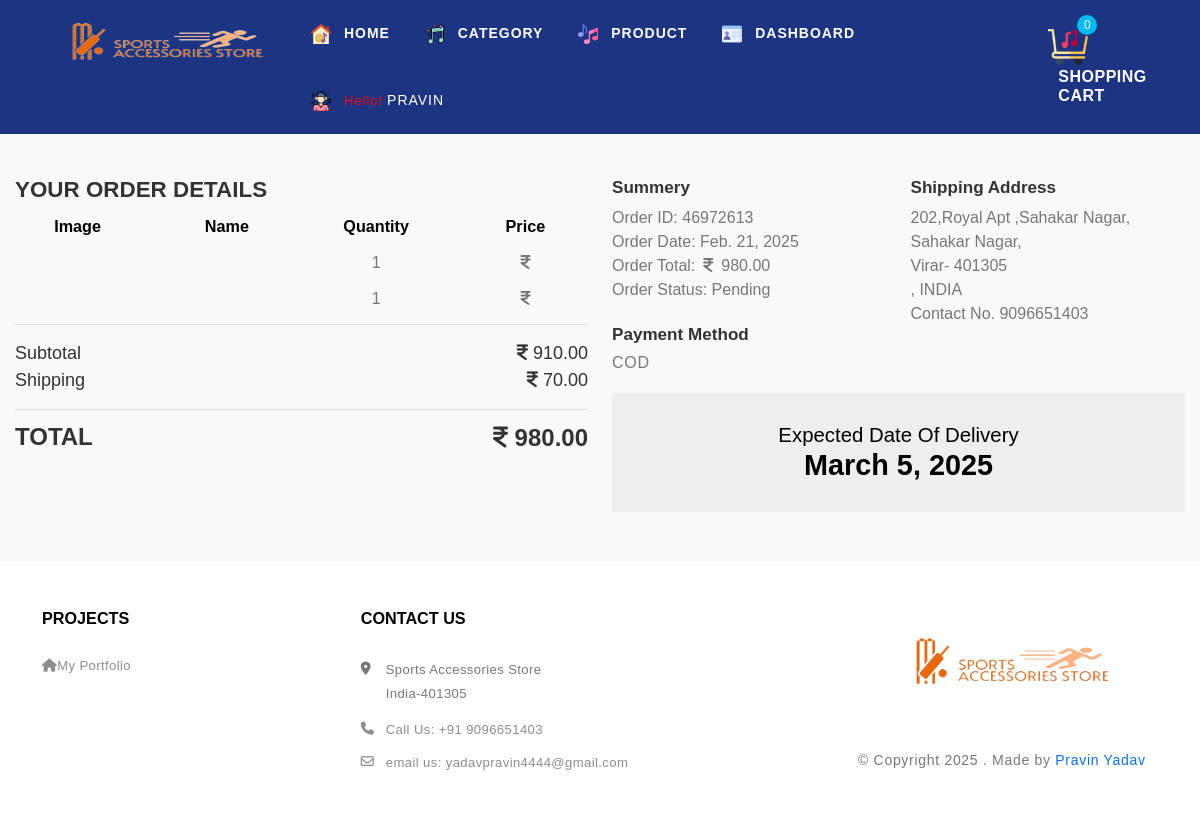
Page /user/order/4/0 (signed in) on the committed database.
### User/models.py (models this page shows, shortened)
class Sub_bayModel(models.Model):
    order_id = models.ForeignKey(buyModel, on_delete=models.CASCADE)
    product_id = models.ForeignKey(productModel, on_delete=models.CASCADE, null=True)
    quantity = models.IntegerField(null=True)
    total = models.IntegerField(null=True)

class buyModel(models.Model):
    ORDER_STATUS_CHOICES = [
        ('pending', 'Pending'),
        ('shipped', 'Shipped'),
        ('out for delivery', 'Out for Delivery'),
        ('delivered', 'Delivered'),
    ]
    user_id = models.ForeignKey(A_User, on_delete=models.CASCADE, null=True)
    address_id = models.ForeignKey(addressModel, on_delete=models.CASCADE, null=True)
    payment_mode = models.CharField(max_length=50, null=True)
    order_date = models.DateField(blank=True, null=True)
    shipping_charge = models.IntegerField(null=True)
    total_quantity = models.IntegerField(null=True)
    total_amount = models.IntegerField(null=True)
    order_status = models.CharField(
        max_length=20,
        choices=ORDER_STATUS_CHOICES,
        default='pending',
        blank=True,
        null=True
    )
    transaction_id = models.CharField(max_length=30, blank=True, null=True)
    order_idd = models.IntegerField(null=True)

class addressModel(models.Model):
    phone_number = models.BigIntegerField(null=True)
    first_name = models.CharField(max_length=30, null=True)
    last_name = models.CharField(max_length=30, null=True)
    locality = models.TextField(null=True)
    user_id = models.ForeignKey(A_User, on_delete=models.CASCADE)
    street_address = models.TextField(null=True)
    state = models.ForeignKey(stateModel, on_delete=models.CASCADE, null=True, blank=True)
    city = models.CharField(max_length=30, null=True)
    country = models.CharField(max_length=30, null=True)
    pincode = models.IntegerField(null=True)

### User/views.py (the view)
# urls.py: path('order/<int:hid>/<int:sid>', myorder1),
def myorder1(request, hid, sid):
    if 'userid' in request.session:
        try:
            user2 = request.session.get('userid')
            count = cart_count(user2)
            user_obj2 = A_User.objects.get(id=user2)
            alldata = add_to_cart.objects.filter(user=user_obj2)
            total_price = cartdetail(alldata, user2)
            pro_list = Sub_bayModel.objects.filter(order_id=hid, order_id__user_id=user_obj2)
            order = buyModel.objects.get(id=hid, user_id=user_obj2)
            cart_product = [p for p in buyModel.objects.filter(id=hid, user_id=user_obj2)]
            order_date = date.today() + timedelta(days=4)
            ttotal_amount = []
            shipping_charge = 70
            for p in cart_product:
                total_amountt = p.total_amount
                ttotal_amount.append(total_amountt)
            subtotal = ttotal_amount[0] - shipping_charge
            data = {'cartt': alldata, 'total_price': total_price, 'cart_val': count, 'hid': hid, 'sid': sid,
                    'order_list': pro_list, 'order': order, 'subtotal': subtotal, 'order_date': order_date}
            return render(request, 'user/order-success.html', data)
        except:
            return redirect('/user/myorder/')
    else:
        messages.success(request, 'First You Need to Login')
        return redirect('/user/accounts/login/')

### User/views.py (called while the page is built)
def cart_count(user):
    user_obj2 = A_User.objects.get(id=user)
    alldata = add_to_cart.objects.filter(user=user_obj2)
    soo = alldata.count()
    return soo

def cartdetail(alldata, user2):
    if alldata.exists():
        cart_product = [p for p in add_to_cart.objects.all()
                        if p.user.id == user2]
        total_amount = []
        total_quantity = []
        if cart_product:
            for p in cart_product:
                temp_quantity = p.quantity
                total_quantity.append(temp_quantity)
                tempamount = (p.quantity * p.product_id.pro_price)
                total_amount.append(tempamount)
            summ = 0
            total_quan = 0
            for i in range(0, len(total_amount)):
                summ = summ + total_amount[i]
            for i in range(0, len(total_quantity)):
                total_quan = total_quan + total_quantity[i]
        shipping_charge = 70
        total_price = summ + shipping_charge
        return total_price, summ

### templates/user/order-success.html (shortened to what this page needs)
{% extends 'user/index.html' %}
{% load static %}
{% block content %}
<section class="section-big-py-space mt--5 b-g-light">
    <div class="custom-container">
        <div class="row">
            <div class="col-lg-6">
                <div class="product-order">
                    <h3>your order details</h3>
                    <div class="row mt-3" style="color: black; font-weight: bold; text-align: center;" >
                        <div class="col-3">
                            <h4>Image</h4>
                        </div>
                        <div class="col-3">
                            <h4>Name</h4>
                        </div>
                        <div class="col-3">
                            <h4>Quantity</h4>
                        </div>
                        <div class="col-3">
                            <h4>Price</h4>
                        </div>
                    </div>
                    {% for i in order_list %}
                        <div class="row product-order-detail text-center">
                            <div class="col-3">
                            </div>
                            <div class="col-3 oorder_detail">
                                    <h5>{{i.quantity}}</h5>
                            </div>
                            <div class="col-3 oorder_detail">
                                    <h5><i class="fa fa-inr" aria-hidden="true"></i> {{i.product_id.pro_price}}</h5>
                            </div>
                        </div>
                    {% endfor %}
                    <div class="total-sec">
                        <ul>
                            <li>subtotal <span><i class="fa fa-inr" aria-hidden="true"></i> {{subtotal}}.00</span></li>
                            <li>shipping <span><i class="fa fa-inr" aria-hidden="true"></i> {{order.shipping_charge}}.00</span></li>
                        </ul>
                    </div>
                    <div class="final-total">
                        <h3>total <span><i class="fa fa-inr" aria-hidden="true"></i> {{order.total_amount}}.00</span></h3></div>
                </div>
            </div>
            <div class="col-lg-6">
                <div class="row order-success-sec">
                    <div class="col-sm-6">
                        <h4>summery</h4>
                        <ul class="order-detail">
                            {% if order.payment_mode == 'COD' %}
                            <li>order ID: {{order.order_idd}}</li>
                            {% else %}
                                {% if sid == 1 %}
                                {% else %}
                                <li>Transaction ID:{{order.transaction_id}}</li>
                                {% endif %}
                            <li>order ID: {{order.order_idd}}</li>
                            {% endif %}
                            <li>Order Date: {{order.order_date}}</li>
                            <li>Order Total:
                                <span>
                                    <i class="fa fa-inr me-2 ms-2" aria-hidden="true"></i>
                                </span>
                                {{order.total_amount}}.00</li>
                            {% if i.order_status == 'pending' %}
                            {% else %}
                                <li>Order Status:
                                    {{order.order_status}}
                                </li>
                            {% endif %}
                        </ul>
                    </div>
                    <div class="col-sm-6">
                        <h4>shipping address</h4>
                        <ul class="order-detail">
                            <li>{{order.address_id.street_address}},</li>
                            <li>{{order.address_id.locality}},</li>
                            <li>{{order.address_id.city}}- {{order.address_id.pincode}}</li>
                            <li>{{order.address_id.state}}, {{order.address_id.country}}</li>
                            <li>Contact No. {{order.address_id.phone_number}}</li>
                        </ul>
                    </div>
                    <div class="col-sm-12 payment-mode">
                        <h4>payment method</h4>
                        <p>{{order.payment_mode}}</p>
                    </div>
                    {% if order.order_status == 'pending' %}
                        <div class="col-md-12">
                            <div class="delivery-sec">
                                <h3>expected date of delivery</h3>
                                <h2>{{order_date}}</h2>
                            </div>
                        </div>
                    {% endif %}
                </div>
            </div>
        </div>
    </div>
</section>
{% endblock %}

### templates/user/index.html (style rules this page uses)
.oorder_detail { align-self: center; }
.oorder_detail h5 { text-transform: capitalize; margin-bottom: 0; font-weight: 500; }

### rows in the picture
Sub_bayModel: quantity "1"
Sub_bayModel: quantity "1"
buyModel: shipping_charge "70", total_amount "980", order_idd "46972613", order_date "Feb. 21, 2025", order_status "Pending", address_id.street_address "202,royal Apt ,sahakar Nagar", address_id.locality "Sahakar Nagar", address_id.city "Virar", address_id.pincode "401305", address_id.country "INDIA", address_id.phone_number "9096651403", payment_mode "COD"

### other values in the picture
{{ request.session.username }} "PRAVIN"
{{ cart_val }} "0"
{{ subtotal }} "910"
